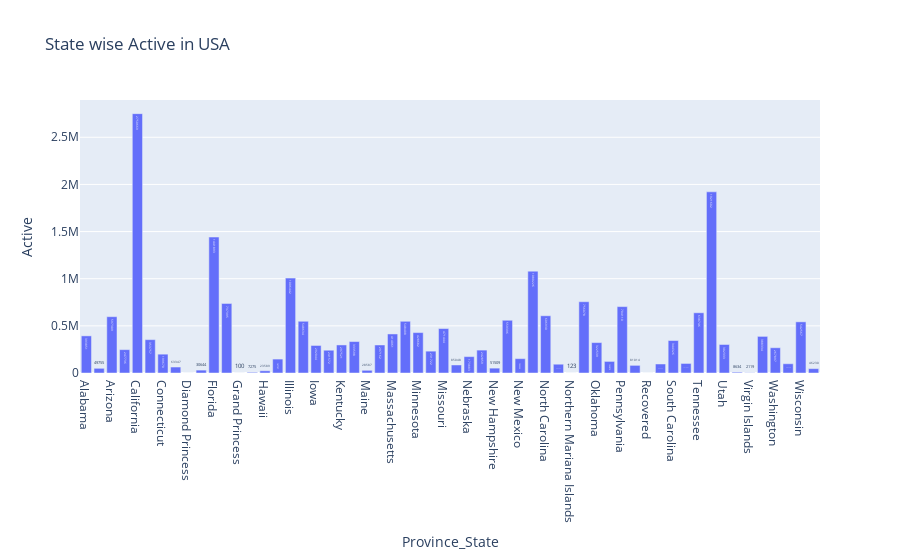

Here is the notebook cell this chart was saved with:
### Markdown cell above
### Plot Province/State Wise Active Cases in USA

### Code cell
df7 = df_usa.groupby(['Province_State'])['Active'].sum().reset_index()
fig = px.bar(df7, x='Province_State', y='Active', title='State wise Active in USA', text='Active')
fig.show()

### Figure 1 — Plotly figure (JSON) as saved in the notebook; plotly's stock layout.template omitted (floating-point values rounded to 4 significant figures)
{"data": [{"alignmentgroup": "True", "hovertemplate": "Province_State=%{x}<br>Active=%{text}<extra></extra>", "legendgroup": "", "marker": {"color": "#636efa", "pattern": {"shape": ""}}, "name": "", "offsetgroup": "", "orientation": "v", "showlegend": false, "text": [393851, 49755, 597309, 247736, 2750669, 353757, 199670, 63347, 49, 30644, 1441893, 737395, 100, 7275, 23589, 147707, 1006442, 548634, 292044, 241572, 297521, 333598, 28587, 297162, 414061, 548408, 428682, 231722, 471444, 85048, 173883, 242859, 51509, 559396, 152222, 1080226, 606930, 93206, 123, 756078, 322539, 122873, 704110, 81014, 0, 95552, 344326, 101331, 638746, 1921602, 302333, 8634, 2119, 388334, 267897, 98208, 542567, 46230], "textposition": "auto", "type": "bar", "x": ["Alabama", "Alaska", "Arizona", "Arkansas", "California", "Colorado", "Connecticut", "Delaware", "Diamond Princess", "District of Columbia", "Florida", "Georgia", "Grand Princess", "Guam", "Hawaii", "Idaho", "Illinois", "Indiana", "Iowa", "Kansas", "Kentucky", "Louisiana", "Maine", "Maryland", "Massachusetts", "Michigan", "Minnesota", "Mississippi", "Missouri", "Montana", "Nebraska", "Nevada", "New Hampshire", "New Jersey", "New Mexico", "New York", "North Carolina", "North Dakota", "Northern Mariana Islands", "Ohio", "Oklahoma", "Oregon", "Pennsylvania", "Puerto Rico", "Recovered", "Rhode Island", "South Carolina", "South Dakota", "Tennessee", "Texas", "Utah", "Vermont", "Virgin Islands", "Virginia", "Washington", "West Virginia", "Wisconsin", "Wyoming"], "xaxis": "x", "y": [393851, 49755, 597309, 247736, 2750669, 353757, 199670, 63347, 49, 30644, 1441893, 737395, 100, 7275, 23589, 147707, 1006442, 548634, 292044, 241572, 297521, 333598, 28587, 297162, 414061, 548408, 428682, 231722, 471444, 85048, 173883, 242859, 51509, 559396, 152222, 1080226, 606930, 93206, 123, 756078, 322539, 122873, 704110, 81014, 0, 95552, 344326, 101331, 638746, 1921602, 302333, 8634, 2119, 388334, 267897, 98208, 542567, 46230], "yaxis": "y"}], "layout": {"barmode": "relative", "legend": {"tracegroupgap": 0}, "title": {"text": "State wise Active in USA"}, "xaxis": {"anchor": "y", "domain": [0, 1], "title": {"text": "Province_State"}}, "yaxis": {"anchor": "x", "domain": [0, 1], "title": {"text": "Active"}}}}
